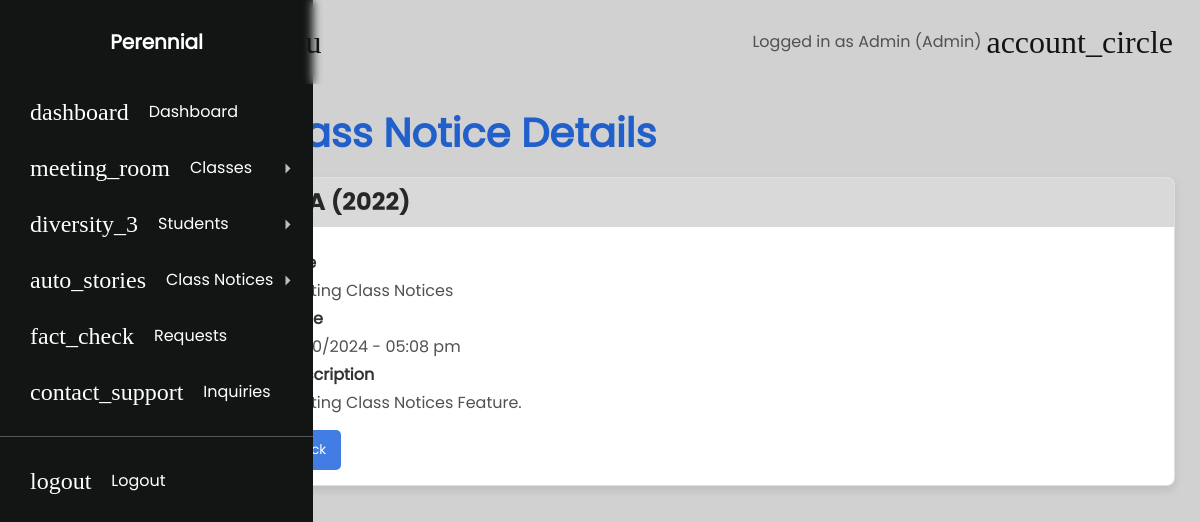
Screenshot of /admin/viewClassNotice.php?notice_id=1 (signed in) with the database file from the repository.
### tables this page shows
CREATE TABLE `class_notices` (
  `id` int(11) NOT NULL,
  `class_id` int(11) NOT NULL,
  `c_notice_title` varchar(255) NOT NULL,
  `c_notice_description` text NOT NULL,
  `publish_date` timestamp NOT NULL DEFAULT current_timestamp() ON UPDATE current_timestamp()
);

### admin/includes/getSession.php (called while the page is built, shortened)
<?php
$userId = $_SESSION['id'];
$sql = "SELECT admin_name FROM admins WHERE id = ?";
$stmt = $conn->prepare($sql);
$stmt->bind_param("i", $userId);
$stmt->execute();
$stmt->bind_result($username);
?>

### admin/viewClassNotice.php (the view, shortened to what this page needs)
<?php include "./includes/sidebar.php" ?>
<?php
include './includes/dbconnection.php';
if (isset($_GET['notice_id'])) {
    $noticeId = $_GET['notice_id'];
    $noticeId = mysqli_real_escape_string($conn, $noticeId);
    $query = "SELECT
            cn.c_notice_title,
            cn.c_notice_description,
            cn.publish_date,
            CONCAT(c.class_name, ' (', c.batch_year, ')') AS classname
        FROM class_notices cn
        JOIN classes c ON cn.class_id = c.id
        WHERE cn.id = '$noticeId'
    ";
    $result = mysqli_query($conn, $query);
    if ($result && mysqli_num_rows($result) > 0) {
        $notice = mysqli_fetch_assoc($result);
        $date = new DateTime($notice['publish_date']);
        $formattedDate = $date->format('d/m/Y - h:i a');
        $notice['publish_date'] = $formattedDate;
    } else {
        echo "Class notice not found.";
        exit;
    }
} else {
    echo "No class notice ID provided.";
    exit;
}
?>
<!DOCTYPE html>
<html lang="en">
<head>
    <link rel="stylesheet" href="./css/cards.css">
</head>
<body>
    <h1>Class Notice Details</h1>
    <?php if (!empty($notice)) { ?>
        <div class="card" style="margin-top: 20px;">
            <div class="heading" style="background-color: #d9d9d9;">
                <h1><?php echo htmlspecialchars($notice['classname']); ?></h1>
            </div>
            <div class="details">
                <div>
                    <p><strong>Title</strong></p>
                    <div><?php echo htmlspecialchars($notice['c_notice_title']); ?></div>
                    <p><strong>Time</strong></p>
                    <div><?php echo htmlspecialchars($notice['publish_date']); ?></div>
                    <p><strong>Description</strong></p>
                    <div><?php echo htmlspecialchars($notice['c_notice_description']); ?></div>
                </div>
            </div>
            <div class="actions">
                <button class="button" id="search-button" onclick="window.location.href='manageClassNotices.php';">Back</button>
            </div>
        </div>
    <?php } ?>
</body>
</html>

### admin/includes/sidebar.php (shortened to what this page needs)
<?php include "./includes/dbconnection.php" ?>
<?php include "./includes/getSession.php" ?>
<?php
$current_page = basename($_SERVER['PHP_SELF']);
?>
<link rel="stylesheet" href="./css/sidebar.css">
<div class='dashboard'>
    <div class="dashboard-nav">
        <header class="collapsed-header">
            <a href="#" class="brand-logo">
                <span>Perennial</span>
            </a>
        </header>
        <nav class="dashboard-nav-list">
            <a href="./dashboard.php" class="dashboard-nav-item <?php echo $current_page == 'dashboard.php' ? 'active' : ''; ?>">
                <span class="nav-m-icon">dashboard</span>
                <span>Dashboard</span>
            </a>
            <div class='dashboard-nav-dropdown'>
                <a href="#!" class="dashboard-nav-item dashboard-nav-dropdown-toggle <?php echo in_array($current_page, ['addClass.php', 'manageClass.php']) ? 'active' : ''; ?>">
                    <span class="nav-m-icon">meeting_room</span>
                    <span>Classes</span>
                </a>
            </div>
            <div class='dashboard-nav-dropdown'>
                <a href="#!" class="dashboard-nav-item dashboard-nav-dropdown-toggle <?php echo in_array($current_page, ['addStudent.php', 'manageStudents.php', 'fees.php', 'notifications.php']) ? 'active' : ''; ?>">
                    <span class="nav-m-icon">diversity_3</span>
                    <span>Students</span>
                </a>
            </div>
            <div class='dashboard-nav-dropdown'>
                <a href="#!" class="dashboard-nav-item dashboard-nav-dropdown-toggle <?php echo in_array($current_page, ['addClassNotice.php', 'manageClassNotices.php']) ? 'active' : ''; ?>">
                    <span class="nav-m-icon">auto_stories</span>
                    <span>Class Notices</span>
                </a>
            </div>
            <a href="./requests.php" class="dashboard-nav-item <?php echo $current_page == 'requests.php' ? 'active' : ''; ?>">
                <span class="nav-m-icon">fact_check</span>
                <span>Requests</span>
            </a>
            <a href="./inquiries.php" class="dashboard-nav-item <?php echo $current_page == 'inquiries.php' ? 'active' : ''; ?>">
                <span class="nav-m-icon">contact_support</span>
                <span>Inquiries</span>
            </a>
            <div class="nav-item-divider"></div>
            <a href="./logout.php" class="dashboard-nav-item">
                <span class="nav-m-icon">logout</span>
                <span>Logout</span>
            </a>
        </nav>
    </div>
    <div class='dashboard-app'>
        <header class='dashboard-toolbar'>
            <a href="#!" class="menu-toggle">
                <span class="m-icon">menu</span>
            </a>
            <div style="display: flex; align-items: center;">
                <div style="margin-right: 5px;">Logged in as <?php echo htmlspecialchars($username); ?>  (Admin)</div>
                <a href="./myProfile.php">
                    <span class="m-icon">account_circle</span>
                </a>
            </div>
        </header>
        <div class='dashboard-content'>

### admin/css/sidebar.css (style rules this page uses)
*, *::before, *::after { box-sizing: border-box; }
nav, body, h1, h2, h3, h4, h5, h6, p, a { display: block; margin: 0; padding: 0; background: none; color: inherit; text-align: left; }
.dashboard-content h1 { color: #215fca; font-weight: 700; }
body { font-family: "PRegular"; font-size: 1rem; font-weight: 400; line-height: 1.5; color: #515151; background-color: #d1d1d1; }
a { color: #3f84fc; text-decoration: none; }
h1, h2, h3, h4, h5, h6 { margin-bottom: 0.5rem; font-weight: 500; line-height: 1.2; }
h1 { font-size: 2.5rem; font-weight: normal; }
.card { display: flex; flex-direction: column; min-width: 0; word-wrap: break-word; background-color: #fff; border: 1px solid rgba(0, 0, 0, 0.125); }
.dashboard { display: flex; min-height: 100vh; }
.dashboard-app { display: flex; flex-direction: column; flex-grow: 2; margin-top: 84px; }
.dashboard-content { flex-grow: 2; padding: 25px; }
.dashboard-nav { user-select: none; min-width: 238px; position: fixed; top: 0; bottom: 0; overflow: auto; background-color: #131515; -ms-overflow-style: none; scrollbar-width: none; overflow-y: scroll; }
.dashboard-nav header { min-height: 84px; padding: 8px 27px; display: flex; justify-content: center; align-items: center; }
.dashboard-nav a { color: #fff; }
.brand-logo { font-weight: bold; font-size: 20px; display: flex; align-items: center; }
.dashboard-nav-list { display: flex; flex-direction: column; }
.dashboard-nav-item { min-height: 56px; padding: 8px 20px 8px 20px; display: flex; align-items: center; transition: ease-out 0.2s; }
.dashboard-nav-item span { margin: 0 10px; }
.dashboard-nav-dropdown { display: flex; flex-direction: column; }
.dashboard-nav-dropdown-toggle:after { content: ""; margin-left: auto; display: inline-block; width: 0; height: 0; border-left: 5px solid transparent; border-right: 5px solid transparent; border-bottom: 5px solid rgba(255, 255, 255, 0.72); transform: rotate(90deg); }
.menu-toggle { position: relative; width: 42px; height: 42px; display: flex; align-items: center; justify-content: center; color: #2b2a2a; }
.m-icon { font-family: "MaterialRounded"; font-size: 2em; color: #131515; }
.nav-m-icon { font-family: "MaterialOutlined"; font-size: 1.5em; }
.dashboard-toolbar { min-height: 84px; background-color: #2c2c2c00; display: flex; backdrop-filter: blur(5px); justify-content: space-between; align-items: center; padding: 8px 27px; position: fixed; top: 0; right: 0; left: 0; z-index: 1000; }
.nav-item-divider { height: 1px; margin: 1rem 0; overflow: hidden; background-color: rgba(236, 238, 239, 0.3); }
@media (min-width: 992px) { .dashboard-app { margin-left: 238px; } }
@media (min-width: 992px) { .dashboard-toolbar { left: 238px; } }

### admin/css/cards.css (style rules this page uses)
.card { background-color: #ffffff; padding: 0; border-radius: 8px; box-shadow: 0 4px 8px rgba(0, 0, 0, 0.1); width: 100%; box-sizing: border-box; overflow: hidden; margin-bottom: 15px; }
.heading { background-color: #e4ecfe; padding: 10px; }
.heading h1 { color: rgb(39, 39, 39) !important; font-weight: 500 !important; margin: 0; font-size: 24px; text-align: left; font-family: "PBold"; }
.details { display: flex; flex-wrap: wrap; justify-content: space-between; padding: 20px 20px 0 20px; }
p { margin: 4px 0; word-break: break-word; }
strong { color: #333; }
.actions { margin: 15px; display: flex; justify-content: flex-start; gap: 10px; }
.actions button { padding: 10px 15px; font-family: "PRegular"; border: none; border-radius: 5px; background-color: #427de3; color: white; cursor: pointer; transition: background-color 0.3s ease; }

### rows the page displays
class_notices: c_notice_title "Testing Class Notices", c_notice_description "Testing Class Notices Feature."

### other values shown
$username "Admin"
$notice['classname'] "BCA (2022)"
$notice['publish_date'] "15/10/2024 - 05:08 pm"
